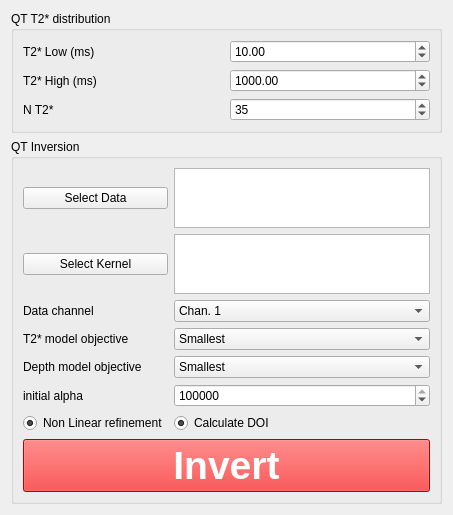
          <widget class="QWidget" name="InvertTab">
           <attribute name="title">
            <string>QT Inv.</string>
           </attribute>
           <layout class="QVBoxLayout" name="verticalLayout_12">
            <item>
             <widget class="QGroupBox" name="groupBox_2">
              <property name="maximumSize">
               <size>
                <width>16777215</width>
                <height>200</height>
               </size>
              </property>
              <property name="title">
               <string>QT T2* distribution</string>
              </property>
              <layout class="QGridLayout" name="gridLayout_18">
               <item row="0" column="0">
                <widget class="QLabel" name="label_76">
                 <property name="text">
                  <string>T2* Low (ms)</string>
                 </property>
                </widget>
               </item>
               <item row="0" column="1">
                <widget class="QDoubleSpinBox" name="T2low">
                 <property name="minimum">
                  <double>1.000000000000000</double>
                 </property>
                 <property name="maximum">
                  <double>30.000000000000000</double>
                 </property>
                 <property name="value">
                  <double>10.000000000000000</double>
                 </property>
                </widget>
               </item>
               <item row="1" column="0">
                <widget class="QLabel" name="label_77">
                 <property name="text">
                  <string>T2* High (ms)</string>
                 </property>
                </widget>
               </item>
               <item row="1" column="1">
                <widget class="QDoubleSpinBox" name="T2hi">
                 <property name="minimum">
                  <double>10.000000000000000</double>
                 </property>
                 <property name="maximum">
                  <double>2000.000000000000000</double>
                 </property>
                 <property name="value">
                  <double>1000.000000000000000</double>
                 </property>
                </widget>
               </item>
               <item row="2" column="0">
                <widget class="QLabel" name="label_78">
                 <property name="text">
                  <string>N T2*</string>
                 </property>
                </widget>
               </item>
               <item row="2" column="1">
                <widget class="QSpinBox" name="NT2">
                 <property name="minimum">
                  <number>10</number>
                 </property>
                 <property name="value">
                  <number>35</number>
                 </property>
                </widget>
               </item>
              </layout>
             </widget>
            </item>
            <item>
             <widget class="QGroupBox" name="groupBox_6">
              <property name="maximumSize">
               <size>
                <width>16777215</width>
                <height>500</height>
               </size>
              </property>
              <property name="title">
               <string>QT Inversion</string>
              </property>
              <layout class="QGridLayout" name="gridLayout_19">
               <item row="5" column="0">
                <widget class="QLabel" name="label_81">
                 <property name="text">
                  <string>initial alpha </string>
                 </property>
                </widget>
               </item>
               <item row="4" column="1">
                <widget class="QComboBox" name="depthObjective">
                 <item>
                  <property name="text">
                   <string>Smallest</string>
                  </property>
                 </item>
                </widget>
               </item>
               <item row="3" column="1">
                <widget class="QComboBox" name="T2Objective">
                 <item>
                  <property name="text">
                   <string>Smallest</string>
                  </property>
                 </item>
                 <item>
                  <property name="text">
                   <string>Smoothest</string>
                  </property>
                 </item>
                 <item>
                  <property name="text">
                   <string>Both</string>
                  </property>
                 </item>
                </widget>
               </item>
               <item row="0" column="1">
                <widget class="QTextBrowser" name="dataText">
                 <property name="maximumSize">
                  <size>
                   <width>16777215</width>
                   <height>60</height>
                  </size>
                 </property>
                 <property name="font">
                  <font>
                   <pointsize>8</pointsize>
                   <italic>true</italic>
                  </font>
                 </property>
                </widget>
               </item>
               <item row="1" column="0">
                <widget class="QPushButton" name="invKernelButton">
                 <property name="text">
                  <string>Select Kernel</string>
                 </property>
                </widget>
               </item>
               <item row="3" column="0">
                <widget class="QLabel" name="label_80">
                 <property name="text">
                  <string>T2* model objective</string>
                 </property>
                </widget>
               </item>
               <item row="4" column="0">
                <widget class="QLabel" name="label_82">
                 <property name="text">
                  <string>Depth model objective</string>
                 </property>
                </widget>
               </item>
               <item row="11" column="0" colspan="2">
                <widget class="QPushButton" name="invertButton">
                 <property name="styleSheet">
                  <string notr="true">#invertButton {
font-size:29pt;
font-weight: bold;
color: white;
background: red;
}</string>
                 </property>
                 <property name="text">
                  <string>Invert</string>
                 </property>
                </widget>
               </item>
               <item row="2" column="1">
                <widget class="QComboBox" name="invChan">
                 <item>
                  <property name="text">
                   <string>Chan. 1</string>
                  </property>
                 </item>
                 <item>
                  <property name="text">
                   <string>Chan. 2</string>
                  </property>
                 </item>
                 <item>
                  <property name="text">
                   <string>Chan. 3</string>
                  </property>
                 </item>
                 <item>
                  <property name="text">
                   <string>Chan. 4</string>
                  </property>
                 </item>
                </widget>
               </item>
               <item row="6" column="0">
                <widget class="QRadioButton" name="NLButton">
                 <property name="toolTip">
                  <string>&lt;html&gt;&lt;head/&gt;&lt;body&gt;&lt;p&gt;The dephased (aka quadrature detected, aka corrected amplitude) inversion introduces non-linearity to the otherwise linear forward operator in that out of phase signals cannot destructively interefere with a real forward operator. Normally this impact is pretty minimal and can be ignored. However, in conductive media this is not always the case. Akvo can perform a non-linear inversion after the linear one to correct for this. The result of the linear inversion is used as an initial model in the non-linear inversion and the same level of regularisation is used. &lt;/p&gt;&lt;/body&gt;&lt;/html&gt;</string>
                 </property>
                 <property name="text">
                  <string>Non Linear refinement</string>
                 </property>
                 <property name="checked">
                  <bool>true</bool>
                 </property>
                 <property name="autoExclusive">
                  <bool>false</bool>
                 </property>
                </widget>
               </item>
               <item row="2" column="0">
                <widget class="QLabel" name="label_79">
                 <property name="text">
                  <string>Data channel</string>
                 </property>
                </widget>
               </item>
               <item row="5" column="1">
                <widget class="QSpinBox" name="initialAlpha">
                 <property name="maximum">
                  <number>10000000</number>
                 </property>
                 <property name="value">
                  <number>1000000</number>
                 </property>
                </widget>
               </item>
               <item row="1" column="1">
                <widget class="QTextEdit" name="kernelText">
                 <property name="maximumSize">
                  <size>
                   <width>16777215</width>
                   <height>60</height>
                  </size>
                 </property>
                 <property name="font">
                  <font>
                   <pointsize>8</pointsize>
                   <italic>true</italic>
                  </font>
                 </property>
                </widget>
               </item>
               <item row="0" column="0">
                <widget class="QPushButton" name="invDataButton">
                 <property name="text">
                  <string>Select Data</string>
                 </property>
                </widget>
               </item>
               <item row="6" column="1">
                <widget class="QRadioButton" name="DOIButton">
                 <property name="toolTip">
                  <string>&lt;html&gt;&lt;head/&gt;&lt;body&gt;&lt;p&gt;Geophysical inverse problems do not have a true, unambigous depth of investigation. &lt;/p&gt;&lt;p&gt;&lt;br/&gt;&lt;/p&gt;&lt;p&gt;Akvo makes a calculation of the DOI based on a resolution analysis approach. A pseudo 1D total water point spread function is calculated by inverting kronecker delta models at the midpoint of the &lt;span style=&quot; font-style:italic;&quot;&gt;T&lt;/span&gt;&lt;span style=&quot; font-style:italic; vertical-align:sub;&quot;&gt;2&lt;/span&gt;&lt;span style=&quot; font-style:italic; vertical-align:super;&quot;&gt;*&lt;/span&gt; distribution at he same regularisation level as the inversion. The recovered models are summed across the &lt;span style=&quot; font-style:italic;&quot;&gt;T&lt;/span&gt;&lt;span style=&quot; font-style:italic; vertical-align:sub;&quot;&gt;2&lt;/span&gt;&lt;span style=&quot; font-style:italic; vertical-align:super;&quot;&gt;*&lt;/span&gt; space in order to reduce variables in the analysis. hese models are then used as rows in the construction of the point spread function (Model Resolution Matrix). The point spread function is used to identify the point at which the peak depth in the recovered models deviates from the input model by at least 10 %. This is an arbitrary threshold, but is the same one used in[1] &lt;/p&gt;&lt;p&gt;&lt;br/&gt;&lt;/p&gt;&lt;p&gt;[1] Müller-Petke, M., &amp;amp; Yaramanci, U. (2008). Resolution studies for magnetic resonance sounding (MRS) using the singular value decomposition. &lt;span style=&quot; font-style:italic;&quot;&gt;Journal of Applied Geophysics&lt;/span&gt;, &lt;span style=&quot; font-style:italic;&quot;&gt;66&lt;/span&gt;(3-4), 165-175.   &lt;/p&gt;&lt;/body&gt;&lt;/html&gt;</string>
                 </property>
                 <property name="text">
                  <string>Calculate DOI</string>
                 </property>
                 <property name="checked">
                  <bool>true</bool>
                 </property>
                 <property name="autoExclusive">
                  <bool>false</bool>
                 </property>
                </widget>
               </item>
              </layout>
             </widget>
            </item>
           </layout>
          </widget>
